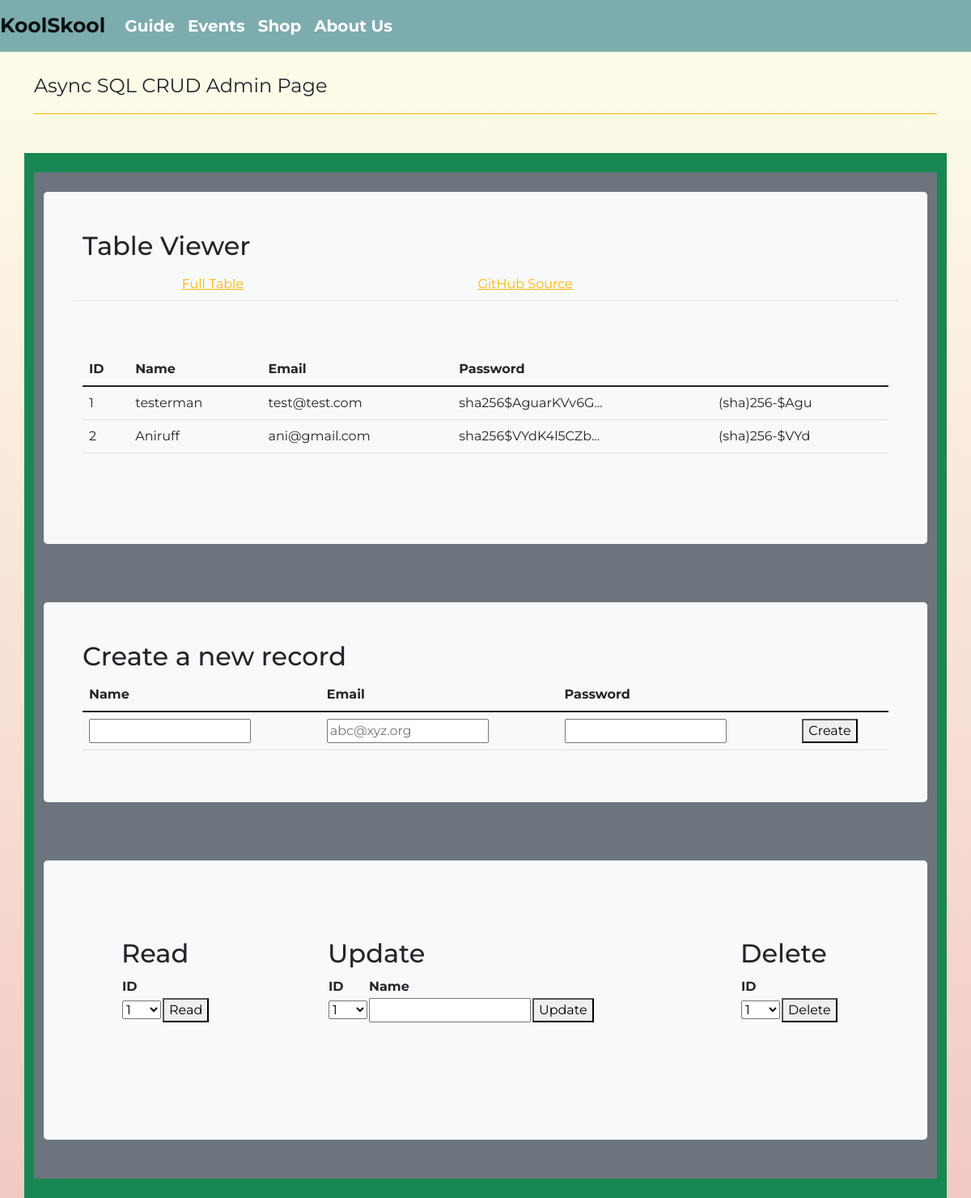
The app's page /crud_api/ (signed in), older data.
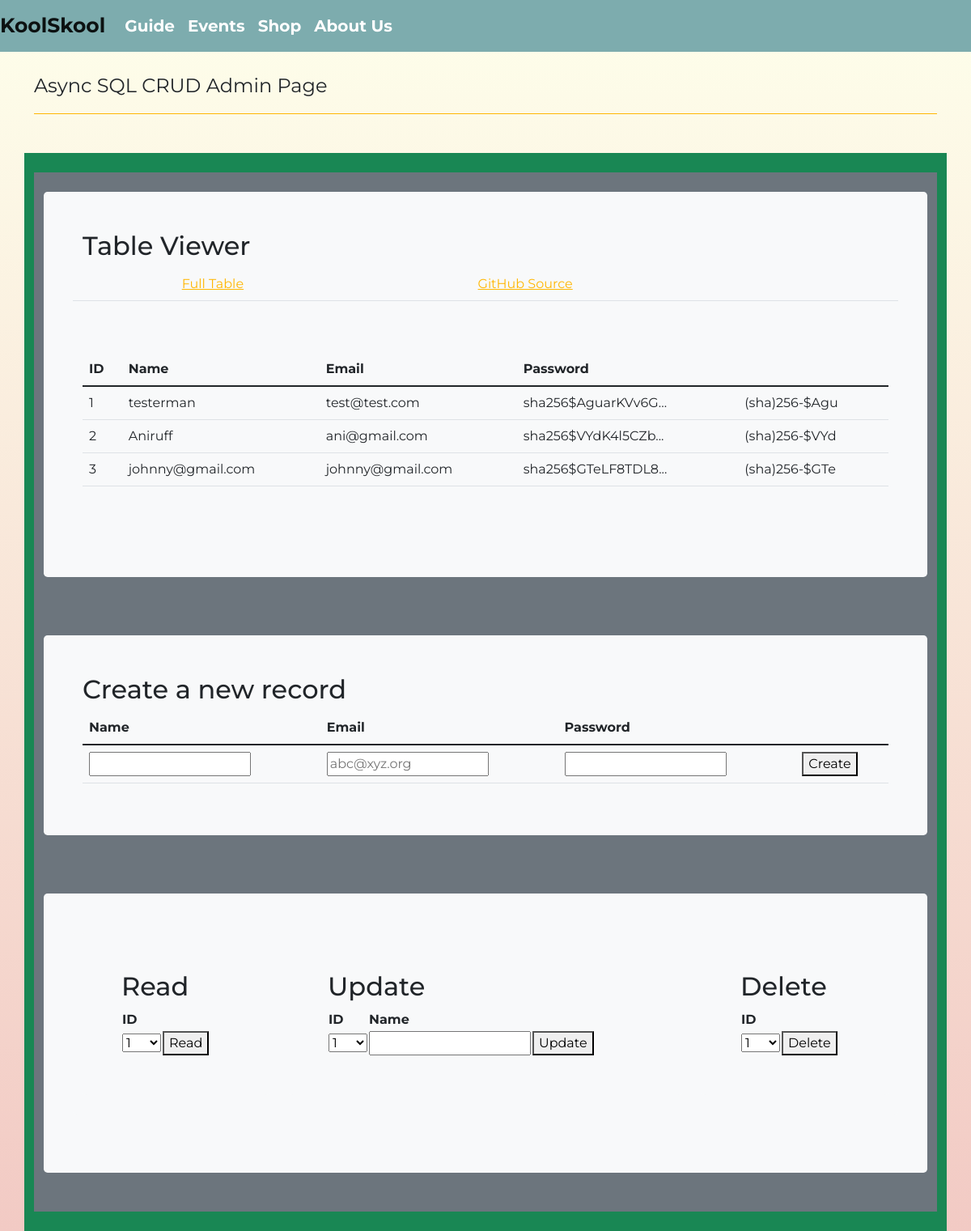
The same page, newer data.
### cruddy/model.py (models this page shows, shortened)
class Users(UserMixin, db.Model):
    __tablename__ = 'users'
    userID = db.Column(db.Integer, primary_key=True)
    name = db.Column(db.String(255), unique=False, nullable=False)
    email = db.Column(db.String(255), unique=True, nullable=False)
    password = db.Column(db.String(255), unique=False, nullable=False)
    phone = db.Column(db.String(255), unique=False, nullable=False)
    notes = db.relationship("Notes", cascade='all, delete', backref='users', lazy=True)
    def read(self):
        return {
            "userID": self.userID,
            "name": self.name,
            "email": self.email,
            "password": self.password,
            "phone": self.phone,
            "query": "by_alc"  # This is for fun, a little watermark
        }
    def delete(self):
        db.session.delete(self)
        db.session.commit()
        return None

### cruddy/app_crud_api.py (the view)
@app_crud_api.route('/')
@login_required  # Flask-Login uses this decorator to restrict access to logged in users
def crud_api():
    return render_template("crud_async.html", table=users_all())

### cruddy/login.py (called while the page is built)
@login_manager.user_loader
def user_loader(user_id):
    if user_id is not None:
        return Users.query.get(user_id)
    return None

### cruddy/query.py (called while the page is built)
def users_all():
    table = Users.query.all()
    json_ready = [peep.read() for peep in table]
    return json_ready

### cruddy/templates/cruddy/crud_async.html (shortened to what the changed rows need)
<!DOCTYPE html>
{% extends "layouts/base.html" %}
{% block content %}
<div class="container py-4 text-light bg-success">
    <div class="container bg-secondary py-4">
        <div class="p-5 mb-4 bg-light text-dark rounded-3">
                <h2>Table Viewer</h2>
                <div class="row align-items-md-stretch">
                    <div class="container-fluid py-5">
                        <table class="table" id="users">
                            <thead>
                            <tr>
                                <th>ID</th>
                                <th>Name</th>
                                <th>Email</th>
                                <th>Password</th>
                            </tr>
                            </thead>
                            <tbody id="result">
                            {% for row in table %}
                                {% set pn = "" ~ row['password'] %}
                                {% set pnf = "(" ~ pn[0:3] ~ ")" ~ pn[3:6] ~ "-" ~ pn[6:10] %}
                                <tr>
                                    <td>{{ row['userID'] }}</td>
                                    <td>{{ row['name'] }}</td>
                                    <td>{{ row['email'] }}</td>
                                    <td>{{ row['password'] | truncate(20) }}</td>
                                    <td>{{ pnf }}</td>
                                </tr>
                            {% endfor %}
                            </tbody>
                        </table>
                    </div>
                </div>
            </div>
        </div>
    <div class="container bg-secondary py-4">
        <div class="p-5 mb-4 bg-light text-dark rounded-3">
            <h2>Create a new record</h2>
            <table class="table">
                <thead>
                <tr>
                    <th><label for="name">Name</label></th>
                    <th><label for="email">Email</label></th>
                    <th><label for="password">Password</label></th>
                </tr>
                </thead>
            </table>
        </div>
    </div>
    <div class="container bg-secondary py-4">
        <div class="p-5 mb-4 bg-light text-dark rounded-3">
            <div class="row mb-4 bg-light text-dark rounded-3">
                <div class="col-md-3">
                    <div class="p-5 mb-4 bg-light text-dark rounded-3">
                        <h2>Read</h2>
                        <table id="read_table">
                            <tr>
                                <th><label for="read_userid">ID</label></th>
                            </tr>
                        </table>
                    </div>
                </div>
                <div class="col-md-6">
                    <div class="p-5 mb-4 bg-light text-dark rounded-3">
                        <h2>Update</h2>
                        <table id="update_table">
                            <tr>
                                <th><label for="update_userid">ID</label></th>
                                <th><label for="update_name">Name</label></th>
                            </tr>
                        </table>
                    </div>
                </div>
                <div class="col-md-3">
                    <div class="p-5 mb-4 bg-light text-dark rounded-3">
                        <h2>Delete</h2>
                        <table id="delete_table">
                            <tr>
                                <th><label for="delete_userid">ID</label></th>
                            </tr>
                        </table>
                    </div>
                </div>
            </div>
        </div>
    </div>
</div>
{% endblock %}

Row changes from the older to the newer data that the page shows:
added Users: userID "3", name "johnny@gmail.com", email "johnny@gmail.com", password "sha256$GTeLF8TDL8...", pnf "(sha)256-$GTe"
